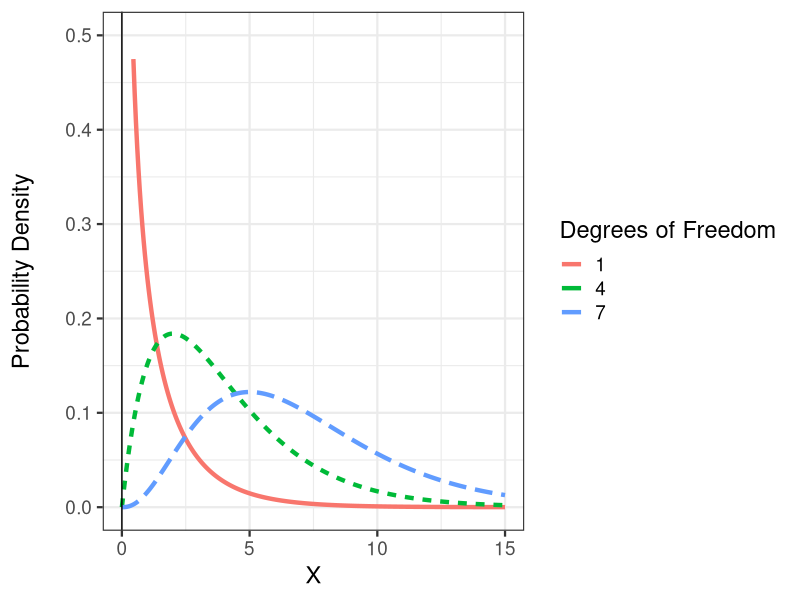

Reproduce this figure in R.
## ---- chunk 1
library(knitr)
library(kableExtra)
opts_chunk$set(fig.height=4.5, comment=NA, 
               warning=FALSE, message=FALSE, 
               dev="jpeg", echo=FALSE)
library(ggplot2)
library(magrittr)
library(dplyr)
library(tidyr)
## ---- chunk 2
chdata<-expand.grid(df=seq(1,9,3), x=seq(0,15,.05))

qplot(x, dchisq(x, df=df), data=chdata, geom="line", color=factor(df), group=df, size=I(1.5), lty=factor(df)) +
  theme_bw(base_size=17) +
  ylim(0,0.5) +
  xlab("X") +
  ylab("Probability Density\n") +
  geom_vline(xintercept=0) +
  scale_color_discrete("Degrees of Freedom") +
  scale_linetype(guide=FALSE)
## ---- chunk 3
library(tibble)
days <- c("Sunday", "Monday", "Tuesday", "Wednesday", "Thursday", "Friday", "Saturday")
birth_vec <- c(33,	41,	63,	63,	47,	56,	47)
births <- tibble(`Day of the Week` = days, Births = birth_vec)

kable(births, "html") %>% kable_styling(bootstrap_options = "striped")
## ---- chunk 4
births$Expectation <- sum(births$Births)/7

kable(births, "html") %>% kable_styling(bootstrap_options = "striped")

## ---- chunk 5
library(tibble)

my_counts <- tribble(
  ~Is_Eaten, ~Infection, ~Count,
  "Eaten by Birds", "Uninfected", 1,
  "Eaten by Birds", "Lightly Infected", 10, 
  "Eaten by Birds", "Heavily Infected", 37,
  "Not Eaten by Birds", "Uninfected", 49,
  "Not Eaten by Birds", "Lightly Infected", 35,
  "Not Eaten by Birds", "Heavily Infected", 9
  
)

ctab <- xtabs(Count ~ Is_Eaten + Infection, data = my_counts)

kable(ctab, "html") %>% kable_styling("striped")

## ---- chunk 6
rowSums(ctab)
## ---- chunk 7
colSums(ctab)
## ---- chunk 8
chisq.test(ctab)
